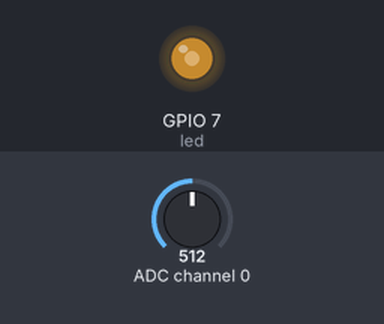
A program run on a simulated Raspberry Pi (BCM pin numbers). On the bench: output pins drawn as LEDs (lit = HIGH). The inputs (shaded band) are chosen by the test bench; at power-on: ADC channel 0 = 512 (analog values on the 0–1023 scale).

Above: at 1.2 s.
1.3 s: ADC channel 0 set to 716
At 2.4 s:
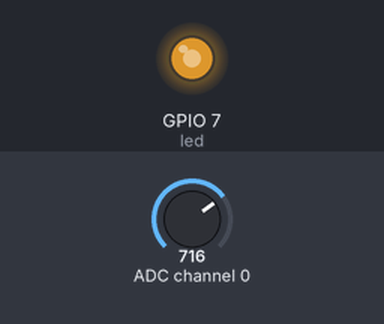
2.8 s: ADC channel 0 set to 900
At 3.5 s:
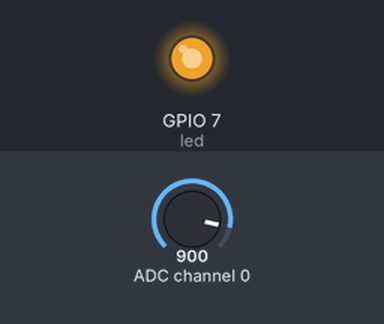
4.3 s: ADC channel 0 set to 122
At 4.7 s:
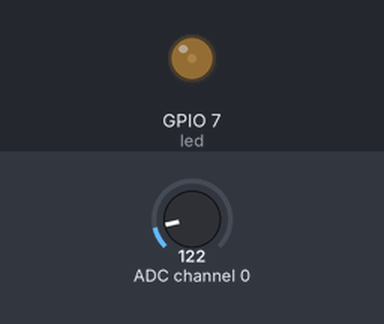
5.8 s: ADC channel 0 set to 0
At 6.1 s:
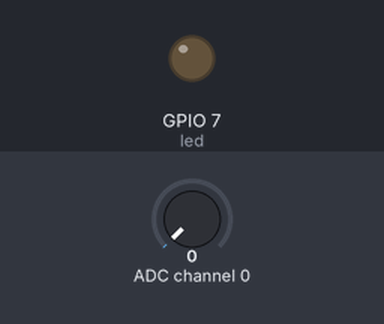
Timing chart, 0 to 8.3 s (numbered marks = the images above; inputs shaded):
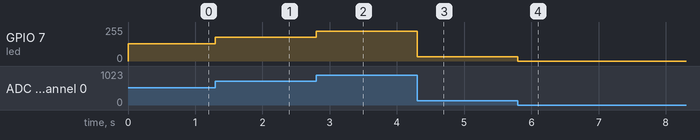

Measured:
- after the input at 1.3 s, GPIO 7 (led): 128/255 → 179/255 at once
- after the input at 2.8 s, GPIO 7 (led): 179/255 → 224/255 at once
- after the input at 4.3 s, GPIO 7 (led): 224/255 → 31/255 at once
- after the input at 5.8 s, GPIO 7 (led): 31/255 → 0/255 at once

The program:

2.-seniales_analogicas.py
```python
from gpiozero import PWMLED#Importar librerías
from gpiozero import MCP3008
from time import sleep #Importar librería de tiempo
pot = MCP3008 (0) #Asignación del canal a leer
led = PWMLED (7) #Se asigna pin de salida

if __name__ == "__main__":
    while True: #Ciclo while
        if (pot.value<0.002):
            led.value = 0
        else:
            led.value = pot.value
    print (pot.value) #Imprime el valor analógico leído
    sleep (0.1) #Tiempo de esperar para volver a leer el valor
```
